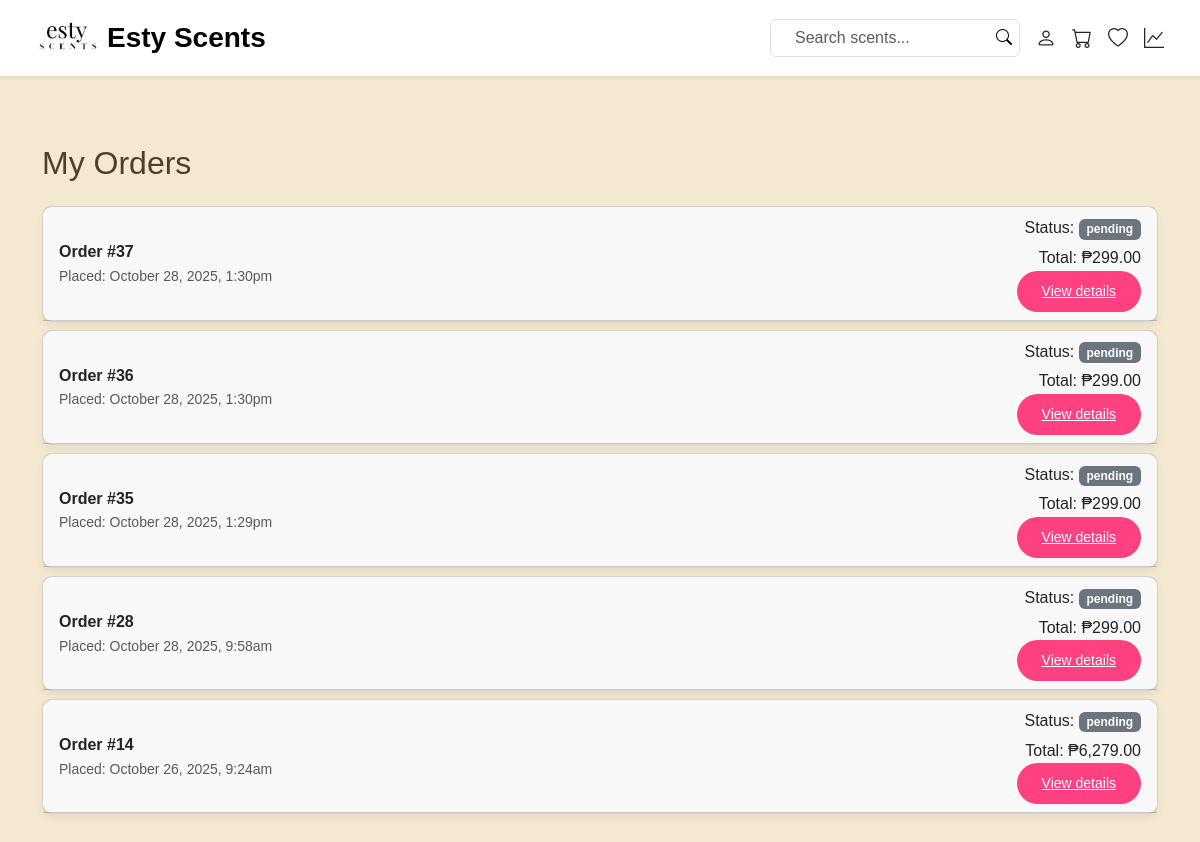
The app's page /ESTY/my_orders.php (signed in) with its own data.
### tables this page shows
CREATE TABLE `orders` (
  `id` int(11) NOT NULL,
  `user_id` int(11) DEFAULT NULL,
  `customer_name` varchar(100) DEFAULT NULL,
  `email` varchar(100) DEFAULT NULL,
  `address` text DEFAULT NULL,
  `payment_method` varchar(50) DEFAULT NULL,
  `total` decimal(10,2) DEFAULT NULL,
  `created_at` timestamp NOT NULL DEFAULT current_timestamp(),
  `status` enum('pending','processing','completed','cancelled') DEFAULT 'pending',
  `receipt_sent_at` timestamp NULL DEFAULT NULL,
  `paymongo_ref` varchar(255) DEFAULT NULL,
  `paymongo_payment_ref` varchar(255) DEFAULT NULL,
  `completed_at` datetime DEFAULT NULL
);

### ESTY/my_orders.php (the view, shortened to what this page needs)
<?php
require 'db.php';
$user_id = $_SESSION['user_id'];
$stmt = $conn->prepare("SELECT email FROM users WHERE id = ?");
$stmt->bind_param('i', $user_id);
$stmt->execute();
$res = $stmt->get_result();
$user = $res->fetch_assoc();
$email = $user['email'] ?? null;
$orders = [];
if ($email) {
    $stmt = $conn->prepare("SELECT id, customer_name, email, total, created_at, status FROM orders WHERE email = ? ORDER BY created_at DESC");
    $stmt->bind_param('s', $email);
    $stmt->execute();
    $orders = $stmt->get_result()->fetch_all(MYSQLI_ASSOC);
}
?>
<!DOCTYPE html>
<html lang="en">
<head>
  <link href="https://cdn.jsdelivr.net/npm/bootstrap@5.3.3/dist/css/bootstrap.min.css" rel="stylesheet">
  <link rel="stylesheet" href="https://cdn.jsdelivr.net/npm/bootstrap-icons@1.11.3/font/bootstrap-icons.css">
  <link rel="stylesheet" href="style.css">
</head>
<body>
<?php include 'navbar.php'; ?>
<div class="container my-5 pt-3">
  <h2 class="mb-4">My Orders</h2>
  <?php if (empty($orders)): ?>
    <div class="alert alert-info">You have no orders yet.</div>
  <?php else: ?>
    <div class="accordion" id="ordersAccordion">
      <?php foreach ($orders as $i => $order): ?>
        <div class="card mb-2">
          <div class="card-header d-flex justify-content-between align-items-center" id="heading<?= $order['id'] ?>">
            <div>
              <strong>Order #<?= $order['id'] ?></strong>
              <div class="text-muted small">Placed: <?= date('F j, Y, g:ia', strtotime($order['created_at'])) ?></div>
            </div>
            <div class="text-end">
              <div>Status: <span class="badge bg-secondary"><?= htmlspecialchars($order['status']) ?></span></div>
              <div class="mt-1">Total: ₱<?= number_format($order['total'], 2) ?></div>
              <button class="btn btn-sm btn-link" type="button" data-bs-toggle="collapse" data-bs-target="#collapse<?= $order['id'] ?>" aria-expanded="false" aria-controls="collapse<?= $order['id'] ?>">View details</button>
            </div>
          </div>
        </div>
      <?php endforeach; ?>
    </div>
  <?php endif; ?>
</div>
</body>
</html>

### ESTY/style.css (style rules this page uses)
* { margin: 0; padding: 0; box-sizing: border-box; font-family: Arial, sans-serif; }
html { height: 100%; }
body { background-color: #F5E8D0; color: #4B3F2F; line-height: 1.6; padding-top: 80px; display: flex; flex-direction: column; min-height: 100vh; margin: 0; }
.btn { background: #ff4081 !important; color: #fff !important; border: none !important; border-radius: 25px !important; padding: 10px 25px !important; transition: all 0.3s ease !important; font-weight: 500; }
.card { border-radius: 10px; box-shadow: 0 5px 10px rgba(0, 0, 0, 0.05); transition: none; position: relative; }

### ESTY/my_orders.php (style rules this page uses)
body { padding-top: 80px; }

### records on screen
orders: id "37", created_at "October 28, 2025, 1:30pm", status "pending", total "299.00"
orders: id "36", created_at "October 28, 2025, 1:30pm", status "pending", total "299.00"
orders: id "35", created_at "October 28, 2025, 1:29pm", status "pending", total "299.00"
orders: id "28", created_at "October 28, 2025, 9:58am", status "pending", total "299.00"
orders: id "14", created_at "October 26, 2025, 9:24am", status "pending", total "6,279.00"
